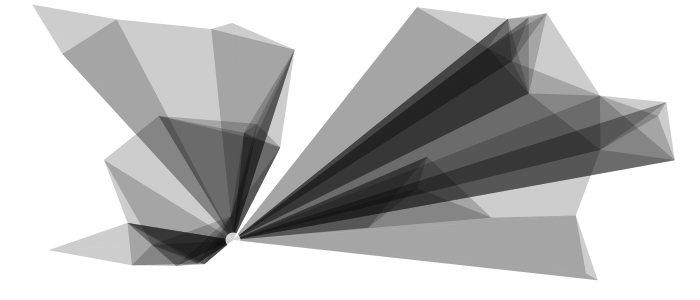
Frame 1 (no input)
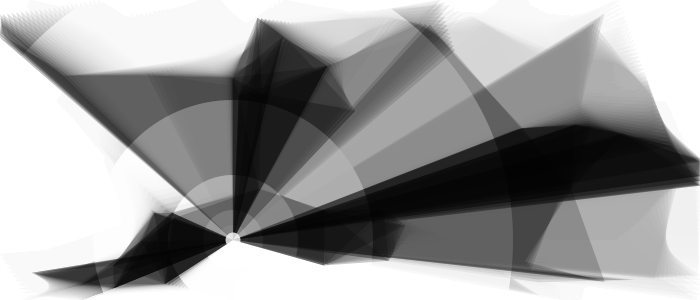
Frame 60 (the mouse pressed at the canvas centre just before this capture)
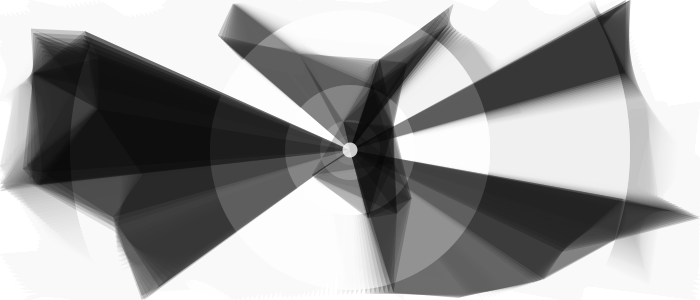
Frame 120 (the mouse held since frame 60 and released just before this capture)

The Processing sketch that drew these frames (run headless with seeded random() and noise(); from frame 60 on, the mouse is pressed at the canvas centre):

// Processing sketch: processing_29946
// ── processing_29946.pde

Ball[] myBall;
int ballAmount = 40;
int distance = 100;
int fade = 255;
int radius = 15;

void setup() 
{
  noCursor();
  size(700, 300);
  background(255);
  fill(255);
  smooth();
  noStroke();
  mouseX = width/3;
  mouseY = 240;

  //class setup
  myBall = new Ball[ballAmount];
  for (int i = 0; i < ballAmount; i++) 
  {
    myBall[i] = new Ball();
    myBall[i].setup();
  }
}

void draw() 
{
  fill(255, 20);
  rect(0, 0, 700, 300);
  drawEllipses();
  for (int i = 0; i < ballAmount; i++) 
  {
    myBall[i].step();

    for (int j = 0; j < i; j++) 
    {
      if (i != j) 
      {
        float distBalls = dist(myBall[i].x, myBall[i].y, myBall[j].x, myBall[j].y);

        if (distBalls <= distance) 
        {
          for (int k = 0; k < j; k++) 
          {
            if (i != j && j != k) 
            {
              float distBalls2 = dist(myBall[i].x, myBall[i].y, myBall[j].x, myBall[j].y);
              if (distBalls2 < distance) 
              {
                noStroke();
                fill(0, 50);
                triangle(myBall[i].x, myBall[i].y, myBall[j].x, myBall[j].y, myBall[k].x, myBall[k].y);
                break;
              }
            }
          }
        }
      }
    }
    myBall[0].x = mouseX;
    myBall[0].y = mouseY;
  }
  noStroke();
  fill(255, 255);
  //ellipse(mouseX, mouseY, 5, 5);
  fill(255, 200);
  ellipse(mouseX, mouseY, 15, 15);
}

void mouseDragged() 
{
  myBall[0].x = mouseX;
  myBall[0].y = mouseY;
}

//change speed and direction
void mousePressed() 
{
  for (int i = 0; i < ballAmount; i++) 
  {
    myBall[i].setInc();
  }
}

void drawEllipses() {
  noStroke();
  fill(255, 255);
  ellipse(mouseX, mouseY, 5, 5);
  fill(255, 200);
  ellipse(mouseX, mouseY, 30, 30);
  fill(255, 150);
  ellipse(mouseX, mouseY, 60, 60);
  fill(255, 100);
  ellipse(mouseX, mouseY, 130, 130);
  fill(255, 50);
  ellipse(mouseX, mouseY, 280, 280);
  fill(255, 20);
  ellipse(mouseX, mouseY, 560, 560);
}

//THE CLASS
class Ball {
  float x;
  float y;
  float incX;
  float incY;

  void setup() {
    x = random(width);
    y = random(height);
    setInc();
  }

  //speed
  void setInc() {
    incX = random(-5, 5);
    incY = random(-5, 5);
  }

  //the ball
  void drawBall() {
    noStroke();
    ellipse(x, y, radius, radius);
  }

  //direction
  void step() {
    if (x > width || x < 0) {
      incX = -incX;
    }
    if (y > height || y < 0) {
      incY = -incY;
    }
    x = x + incX;
    y = y + incY;

    if (x > width) {
      x = width;
      setInc();
    }
    if (x < 0) {
      x = 0;
      setInc();
    }
    if (y > height) {
      y = height;
      setInc();
    }
    if (y < 0) {
      y = 0;
      setInc();
    }
  }
}
